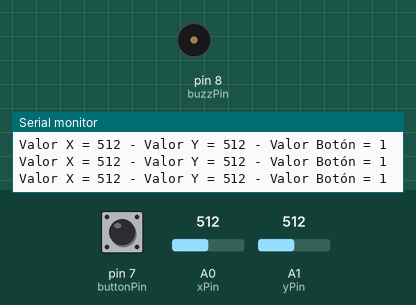
The sketch below on a simulated Arduino Uno, built with avr-gcc and run on an emulated ATmega328P. Parts: buzzer (waves = sounding, pin HIGH), the last lines printed to the serial monitor. The test bench sets the inputs (shaded band); at power-on: pin 7 (buttonPin) HIGH, A0 (xPin) = 512, A1 (yPin) = 512.

Above: at 1.2 s.
1.3 s: pin 7 (buttonPin) pulled LOW for 0.15 s
At 1.51 s:
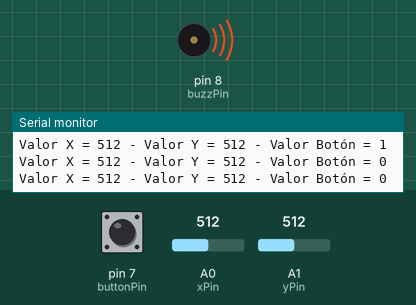
3.1 s: A0 (xPin) set to 110
6.1 s: A0 (xPin) set to 95
9.1 s: pin 7 (buttonPin) pulled LOW for 3.2 s
At 13.7 s:
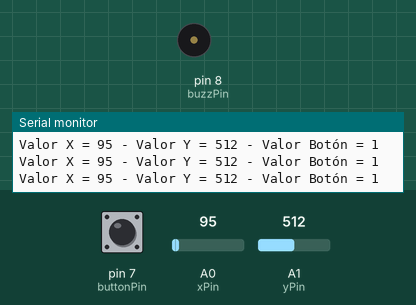
Timing chart, 0 to 15.2 s (numbered marks = the images above; inputs shaded):
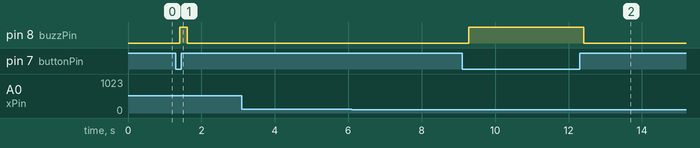

The sketch:

Clase_33_JoyStick.ino
```cpp
int xPin = A0;
int yPin = A1;
int buttonPin = 7;
int buttonVal;
int buzzPin = 8;
int xVal;
int yVal;
int dt = 100;

void setup() {
  // put your setup code here, to run once:
  pinMode(xPin, INPUT);
  pinMode(yPin, INPUT);
  pinMode(buttonPin, INPUT);
  digitalWrite(buttonPin, HIGH);
  pinMode(buzzPin,OUTPUT);
  Serial.begin(9600);
}

void loop() {
  // put your main code here, to run repeatedly:
  xVal = analogRead(xPin);
  yVal = analogRead(yPin);
  buttonVal = digitalRead(buttonPin);
  Serial.print("Valor X = ");
  Serial.print(xVal);
  Serial.print(" - Valor Y = ");
  Serial.print(yVal);
  Serial.print(" - Valor Botón = ");
  Serial.println(buttonVal);
  delay(dt);
  if (buttonVal == 0){
    digitalWrite(buzzPin, 1);
  }
  else{
    digitalWrite(buzzPin, 0);
  }
}
```

Measured:
- after the input at 1.3 s, pin 8 (buzzPin): LOW → HIGH after 0.11 s, → LOW 0.20 s later
- after the input at 9.1 s, pin 8 (buzzPin): LOW → HIGH after 0.18 s, → LOW 3.1 s later
